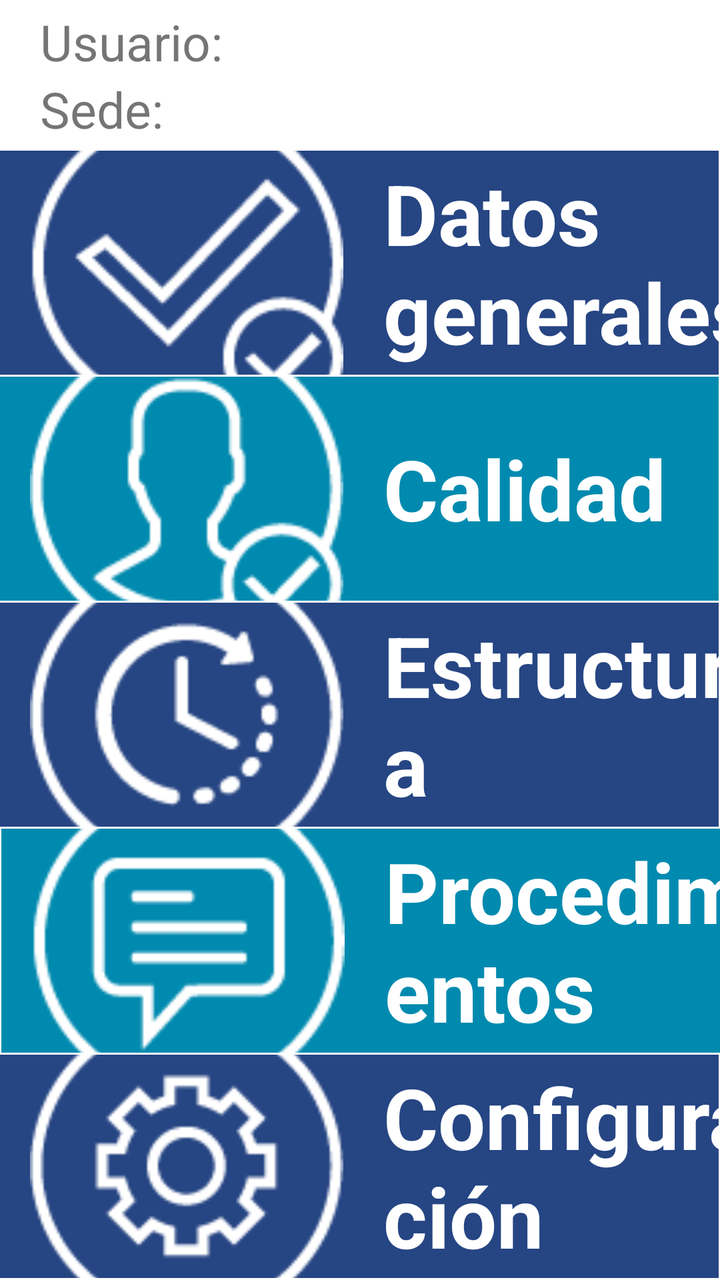
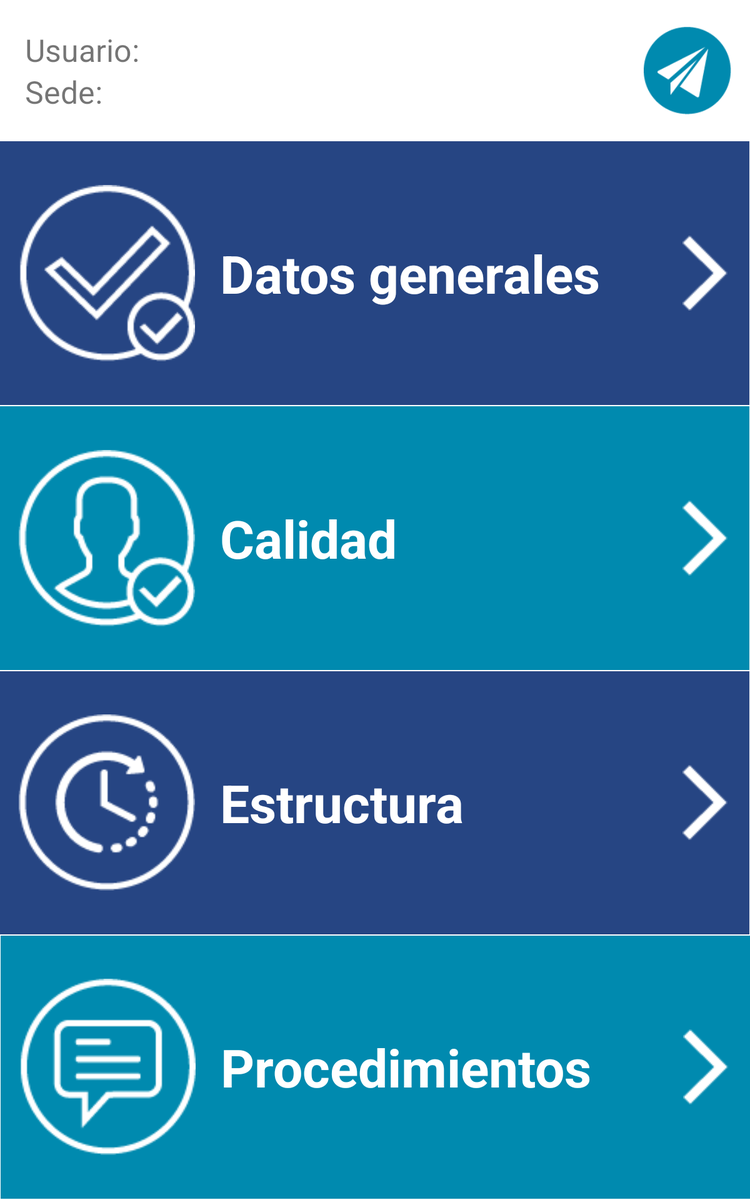

An Android layout and its configuration variant, each rendered on a device that would load it. The default file and the variant file are quoted in full after the pictures.
<!-- AndroidManifest.xml: application theme Theme.Calidad -->
<!-- res/layout/dashboard.xml -->
<?xml version="1.0" encoding="utf-8"?>
<LinearLayout xmlns:android="http://schemas.android.com/apk/res/android"
    android:orientation="vertical"
    android:layout_width="match_parent"
    android:layout_height="match_parent"
    android:background="#ffffff"
    android:id="@+id/home">

    <LinearLayout
        android:layout_width="match_parent"
        android:layout_height="match_parent"
        android:orientation="vertical"
        android:gravity="center"
        android:layout_weight="9">

        <TextView
            android:id="@+id/text_usuario"
            android:layout_marginStart="20dp"
            android:layout_marginEnd="20dp"
            android:layout_width="match_parent"
            android:layout_height="wrap_content"
            android:textSize="25sp"
            android:text="@string/usuario_cabecera"/>

        <TextView
            android:id="@+id/text_sede"
            android:layout_marginStart="20dp"
            android:layout_marginEnd="20dp"
            android:layout_width="match_parent"
            android:layout_height="wrap_content"
            android:textSize="25sp"
            android:text="@string/sede_cabecera"/>

    </LinearLayout>

    <LinearLayout
        android:layout_width="match_parent"
        android:layout_height="match_parent"
        android:layout_weight="1.2"
        android:orientation="vertical">


        <LinearLayout
            android:id="@+id/datos_generales"
            android:layout_width="match_parent"
            android:layout_height="match_parent"
            android:layout_marginBottom="1dp"
            android:layout_marginRight="0.5dp"
            android:layout_weight="1"
            android:background="@drawable/borde15"
            android:clickable="true"
            android:focusable="true"
            android:orientation="horizontal">

            <ImageView
                android:layout_width="195dp"
                android:layout_height="195dp"
                android:layout_gravity="center"
                android:layout_margin="15dp"
                android:layout_weight="1.2"
                android:src="@drawable/registrotrabajo" />

            <TextView
                android:id="@+id/textView1"
                android:layout_width="match_parent"
                android:layout_height="match_parent"
                android:layout_gravity="center"
                android:layout_marginLeft="5dp"
                android:layout_weight="5"
                android:gravity="left|center"
                android:text="@string/datos_generales"
                android:textAllCaps="false"
                android:textColor="#FFFFFF"
                android:textSize="42sp"
                android:textStyle="bold"/>

            <LinearLayout
                android:layout_width="match_parent"
                android:layout_height="match_parent"
                android:layout_weight="12">
                <ImageView
                    android:layout_width="40dp"
                    android:layout_height="60dp"
                    android:layout_gravity="center"
                    android:src="@drawable/flechamenu" />
            </LinearLayout>
        </LinearLayout>

        <LinearLayout
            android:id="@+id/calidad"
            android:layout_width="match_parent"
            android:layout_height="match_parent"
            android:layout_marginBottom="1dp"
            android:layout_marginRight="0.5dp"
            android:layout_weight="1"
            android:background="@drawable/borde4"
            android:clickable="true"
            android:focusable="true"
            android:orientation="horizontal">

            <ImageView
                android:layout_width="195dp"
                android:layout_height="195dp"
                android:layout_gravity="center"
                android:layout_margin="15dp"
                android:layout_weight="1.2"
                android:src="@drawable/iconopresencia" />

            <TextView
                android:id="@+id/registropresenciatext"
                android:layout_width="match_parent"
                android:layout_height="match_parent"
                android:layout_gravity="center"
                android:layout_marginLeft="5dp"
                android:layout_weight="5"
                android:gravity="left|center"
                android:text="@string/calidad"
                android:textAllCaps="false"
                android:textColor="#FFFFFF"
                android:textSize="42sp"
                android:textStyle="bold"/>

            <LinearLayout
                android:layout_width="match_parent"
                android:layout_height="match_parent"
                android:layout_weight="12"
                android:layout_gravity="center">
                <ImageView
                    android:layout_width="40dp"
                    android:layout_height="60dp"
                    android:layout_gravity="center"
                    android:src="@drawable/flechamenu" />
            </LinearLayout>
        </LinearLayout>


        <LinearLayout
            android:id="@+id/estructura"
            android:layout_width="match_parent"
            android:layout_height="match_parent"
            android:layout_marginBottom="1dp"
            android:layout_marginRight="0.5dp"
            android:layout_weight="1"
            android:background="@drawable/borde15"
            android:clickable="true"
            android:focusable="true"
            android:orientation="horizontal">

            <ImageView
                android:id="@+id/image_estructura"
                android:layout_width="195dp"
                android:layout_height="195dp"
                android:layout_gravity="center"
                android:layout_margin="15dp"
                android:layout_weight="1.2"
                android:src="@drawable/jornadatrabajo" />

            <TextView
                android:id="@+id/textView3"
                android:layout_width="match_parent"
                android:layout_height="match_parent"
                android:layout_gravity="center"
                android:layout_marginLeft="5dp"
                android:layout_weight="5"
                android:gravity="left|center"
                android:text="@string/estructura"
                android:textAllCaps="false"
                android:textColor="#FFFFFF"
                android:textSize="42sp"
                android:textStyle="bold"/>

            <LinearLayout
                android:layout_width="match_parent"
                android:layout_height="match_parent"
                android:layout_weight="12">
                <ImageView
                    android:layout_width="40dp"
                    android:layout_height="60dp"
                    android:layout_gravity="center"
                    android:src="@drawable/flechamenu" />
            </LinearLayout>
        </LinearLayout>

        <LinearLayout
            android:id="@+id/procedimiento"
            android:layout_width="match_parent"
            android:layout_height="match_parent"
            android:layout_marginBottom="1dp"
            android:layout_marginLeft="0.5dp"
            android:layout_weight="1"
            android:background="@drawable/borde4"
            android:clickable="true"
            android:focusable="true"
            android:orientation="horizontal">

            <ImageView
                android:id="@+id/image_procedimiento"
                android:layout_width="195dp"
                android:layout_height="195dp"
                android:layout_gravity="center"
                android:layout_margin="15dp"
                android:layout_weight="1.2"
                android:src="@drawable/comunicacion" />

            <TextView
                android:id="@+id/comunicacion"
                android:layout_width="match_parent"
                android:layout_height="match_parent"
                android:layout_gravity="center"
                android:layout_marginLeft="5dp"
                android:layout_weight="5"
                android:gravity="left|center"
                android:text="@string/procedimientos"
                android:textAllCaps="false"
                android:textColor="#FFFFFF"
                android:textSize="42sp"
                android:textStyle="bold"/>

            <LinearLayout
                android:layout_width="match_parent"
                android:layout_height="match_parent"
                android:layout_weight="12">
                <ImageView
                    android:layout_width="40dp"
                    android:layout_height="60dp"
                    android:layout_gravity="center"
                    android:src="@drawable/flechamenu" />
            </LinearLayout>
        </LinearLayout>

        <LinearLayout
            android:id="@+id/configurar"
            android:layout_width="match_parent"
            android:layout_height="match_parent"
            android:layout_marginBottom="1dp"
            android:layout_marginRight="0.5dp"
            android:layout_weight="1"
            android:background="@drawable/borde15"
            android:clickable="true"
            android:focusable="true"
            android:orientation="horizontal">

            <ImageView
                android:id="@+id/imageView4"
                android:layout_width="195dp"
                android:layout_height="195dp"
                android:layout_gravity="center"
                android:layout_margin="15dp"
                android:layout_weight="1.2"
                android:src="@drawable/configuracion" />

            <TextView
                android:id="@+id/configuracion"
                android:layout_width="match_parent"
                android:layout_height="match_parent"
                android:layout_gravity="center"
                android:layout_marginLeft="5dp"
                android:layout_weight="5"
                android:gravity="left|center"
                android:text="@string/configuracion"
                android:textAllCaps="false"
                android:textColor="#FFFFFF"
                android:textSize="42sp"
                android:textStyle="bold"/>

            <LinearLayout
                android:layout_width="match_parent"
                android:layout_height="match_parent"
                android:layout_weight="12">
                <ImageView
                    android:layout_width="40dp"
                    android:layout_height="60dp"
                    android:layout_gravity="center"
                    android:src="@drawable/flechamenu" />
            </LinearLayout>
        </LinearLayout>

    </LinearLayout>


</LinearLayout>
<!-- resources referenced by this layout -->
<resources>
  <!-- drawable borde15 (drawable) -->
  <?xml version="1.0" encoding="utf-8"?>
  <shape
      xmlns:android="http://schemas.android.com/apk/res/android"
      android:shape="rectangle">
  
      
      <solid
          android:color="#264583" >
      </solid>
  
  
  
      
      <stroke
          android:width="0dp">
      </stroke>
  
      
      <corners
          android:radius="0dp"   >
      </corners>
  
  
  
  </shape>
  <!-- drawable borde4 (drawable) -->
  <?xml version="1.0" encoding="utf-8"?>
  <shape
      xmlns:android="http://schemas.android.com/apk/res/android"
      android:shape="rectangle">
  
      
      <solid
          android:color="#008AAF" >
      </solid>
  
  
  
      
      <stroke
          android:width="0dp">
      </stroke>
  
      
      <corners
          android:radius="0dp"   >
      </corners>
  
  
  </shape>
  <!-- drawable comunicacion: png bitmap (drawable, 2328 bytes) -->
  <!-- drawable configuracion: png bitmap (drawable, 2816 bytes) -->
  <!-- drawable flechamenu: png bitmap (drawable, 349 bytes) -->
  <!-- drawable iconopresencia: png bitmap (drawable, 2809 bytes) -->
  <!-- drawable jornadatrabajo: png bitmap (drawable, 2686 bytes) -->
  <!-- drawable registrotrabajo: png bitmap (drawable, 2544 bytes) -->
  <string name="calidad">Calidad</string>
  <string name="configuracion">Configuración</string>
  <string name="datos_generales">Datos generales</string>
  <string name="estructura">Estructura</string>
  <string name="procedimientos">Procedimientos</string>
  <string name="sede_cabecera">Sede:</string>
  <string name="usuario_cabecera">Usuario:</string>
  <style name="Theme.Calidad" parent="Theme.MaterialComponents.DayNight.DarkActionBar">
          
          <item name="colorPrimary">@color/purple_500</item>
          <item name="colorPrimaryVariant">@color/purple_700</item>
          <item name="colorOnPrimary">@color/white</item>
          
          <item name="colorSecondary">@color/teal_200</item>
          <item name="colorSecondaryVariant">@color/teal_700</item>
          <item name="colorOnSecondary">@color/black</item>
          
          <item name="android:statusBarColor" tools:targetApi="l">?attr/colorPrimaryVariant</item>
          
      </style>
  <color name="purple_500">#FF6200EE</color>
  <color name="purple_700">#FF3700B3</color>
  <color name="white">#FFFFFFFF</color>
  <color name="teal_200">#FF03DAC5</color>
  <color name="teal_700">#FF018786</color>
  <color name="black">#FF000000</color>
</resources>
<!-- res/layout-sw600dp/dashboard.xml (the repository's variant of the layout above) -->
<!-- drawn on a 7-inch tablet held upright -->
<?xml version="1.0" encoding="utf-8"?>
<LinearLayout xmlns:android="http://schemas.android.com/apk/res/android"
    android:orientation="vertical"
    android:layout_width="match_parent"
    android:layout_height="match_parent"
    android:background="#ffffff"
    android:id="@+id/home">

    <LinearLayout
        android:layout_width="match_parent"
        android:layout_height="match_parent"
        android:orientation="horizontal"
        android:gravity="center"
        android:layout_weight="9">

        <LinearLayout
            android:layout_width="match_parent"
            android:layout_height="match_parent"
            android:orientation="vertical"
            android:gravity="center"
            android:layout_weight="1">

            <TextView
                android:id="@+id/text_usuario"
                android:layout_marginStart="20dp"
                android:layout_marginEnd="20dp"
                android:layout_width="match_parent"
                android:layout_height="wrap_content"
                android:textSize="25sp"
                android:text="@string/usuario_cabecera"/>

            <TextView
                android:id="@+id/text_sede"
                android:layout_marginStart="20dp"
                android:layout_marginEnd="20dp"
                android:layout_width="match_parent"
                android:layout_height="wrap_content"
                android:textSize="25sp"
                android:text="@string/sede_cabecera"/>


        </LinearLayout>

        <LinearLayout
            android:id="@+id/linear_img_envio"
            android:layout_width="100dp"
            android:layout_height="match_parent"
            android:orientation="vertical"
            android:gravity="center">

            <ImageView
                android:id="@+id/image_enviar_info"
                android:layout_width="70dp"
                android:layout_height="match_parent"
                android:layout_gravity="center"
                android:layout_margin="10dp"
                android:layout_weight="1.2"
                android:src="@drawable/enviarcomunica_azul" />

        </LinearLayout>


    </LinearLayout>

    <LinearLayout
        android:layout_width="match_parent"
        android:layout_height="match_parent"
        android:layout_weight="1.2"
        android:orientation="vertical">


        <LinearLayout
            android:id="@+id/datos_generales"
            android:layout_width="match_parent"
            android:layout_height="match_parent"
            android:layout_marginBottom="1dp"
            android:layout_marginRight="0.5dp"
            android:layout_weight="1"
            android:background="@drawable/borde15"
            android:clickable="true"
            android:focusable="true"
            android:orientation="horizontal">

            <ImageView
                android:id="@+id/image_datos_generales"
                android:layout_width="195dp"
                android:layout_height="195dp"
                android:layout_gravity="center"
                android:layout_margin="15dp"
                android:layout_weight="1.2"
                android:src="@drawable/registrotrabajo" />

            <TextView
                android:id="@+id/textView1"
                android:layout_width="match_parent"
                android:layout_height="match_parent"
                android:layout_gravity="center"
                android:layout_marginLeft="5dp"
                android:layout_weight="5"
                android:gravity="left|center"
                android:text="@string/datos_generales"
                android:textAllCaps="false"
                android:textColor="#FFFFFF"
                android:textSize="42sp"
                android:textStyle="bold"/>

            <LinearLayout
                android:layout_width="match_parent"
                android:layout_height="match_parent"
                android:layout_weight="12">
                <ImageView
                    android:layout_width="40dp"
                    android:layout_height="60dp"
                    android:layout_gravity="center"
                    android:src="@drawable/flechamenu" />
            </LinearLayout>
        </LinearLayout>

        <LinearLayout
            android:id="@+id/calidad"
            android:layout_width="match_parent"
            android:layout_height="match_parent"
            android:layout_marginBottom="1dp"
            android:layout_marginRight="0.5dp"
            android:layout_weight="1"
            android:background="@drawable/borde4"
            android:clickable="true"
            android:focusable="true"
            android:orientation="horizontal">

            <ImageView
                android:id="@+id/image_calidad"
                android:layout_width="195dp"
                android:layout_height="195dp"
                android:layout_gravity="center"
                android:layout_margin="15dp"
                android:layout_weight="1.2"
                android:src="@drawable/iconopresencia" />

            <TextView
                android:id="@+id/registropresenciatext"
                android:layout_width="match_parent"
                android:layout_height="match_parent"
                android:layout_gravity="center"
                android:layout_marginLeft="5dp"
                android:layout_weight="5"
                android:gravity="left|center"
                android:text="@string/calidad"
                android:textAllCaps="false"
                android:textColor="#FFFFFF"
                android:textSize="42sp"
                android:textStyle="bold"/>

            <LinearLayout
                android:layout_width="match_parent"
                android:layout_height="match_parent"
                android:layout_weight="12"
                android:layout_gravity="center">
                <ImageView
                    android:layout_width="40dp"
                    android:layout_height="60dp"
                    android:layout_gravity="center"
                    android:src="@drawable/flechamenu" />
            </LinearLayout>
        </LinearLayout>


        <LinearLayout
            android:id="@+id/estructura"
            android:layout_width="match_parent"
            android:layout_height="match_parent"
            android:layout_marginBottom="1dp"
            android:layout_marginRight="0.5dp"
            android:layout_weight="1"
            android:background="@drawable/borde15"
            android:clickable="true"
            android:focusable="true"
            android:orientation="horizontal">

            <ImageView
                android:id="@+id/image_estructura"
                android:layout_width="195dp"
                android:layout_height="195dp"
                android:layout_gravity="center"
                android:layout_margin="15dp"
                android:layout_weight="1.2"
                android:src="@drawable/jornadatrabajo" />

            <TextView
                android:id="@+id/textView3"
                android:layout_width="match_parent"
                android:layout_height="match_parent"
                android:layout_gravity="center"
                android:layout_marginLeft="5dp"
                android:layout_weight="5"
                android:gravity="left|center"
                android:text="@string/estructura"
                android:textAllCaps="false"
                android:textColor="#FFFFFF"
                android:textSize="42sp"
                android:textStyle="bold"/>

            <LinearLayout
                android:layout_width="match_parent"
                android:layout_height="match_parent"
                android:layout_weight="12">
                <ImageView
                    android:layout_width="40dp"
                    android:layout_height="60dp"
                    android:layout_gravity="center"
                    android:src="@drawable/flechamenu" />
            </LinearLayout>
        </LinearLayout>

        <LinearLayout
            android:id="@+id/procedimiento"
            android:layout_width="match_parent"
            android:layout_height="match_parent"
            android:layout_marginBottom="1dp"
            android:layout_marginLeft="0.5dp"
            android:layout_weight="1"
            android:background="@drawable/borde4"
            android:clickable="true"
            android:focusable="true"
            android:orientation="horizontal">

            <ImageView
                android:id="@+id/image_procedimiento"
                android:layout_width="195dp"
                android:layout_height="195dp"
                android:layout_gravity="center"
                android:layout_margin="15dp"
                android:layout_weight="1.2"
                android:src="@drawable/comunicacion" />

            <TextView
                android:id="@+id/comunicacion"
                android:layout_width="match_parent"
                android:layout_height="match_parent"
                android:layout_gravity="center"
                android:layout_marginLeft="5dp"
                android:layout_weight="5"
                android:gravity="left|center"
                android:text="@string/procedimientos"
                android:textAllCaps="false"
                android:textColor="#FFFFFF"
                android:textSize="42sp"
                android:textStyle="bold"/>

            <LinearLayout
                android:layout_width="match_parent"
                android:layout_height="match_parent"
                android:layout_weight="12">
                <ImageView
                    android:layout_width="40dp"
                    android:layout_height="60dp"
                    android:layout_gravity="center"
                    android:src="@drawable/flechamenu" />
            </LinearLayout>
        </LinearLayout>

        <LinearLayout
            android:id="@+id/configurar"
            android:layout_width="match_parent"
            android:layout_height="match_parent"
            android:layout_marginBottom="1dp"
            android:layout_marginRight="0.5dp"
            android:layout_weight="1"
            android:background="@drawable/borde15"
            android:clickable="true"
            android:focusable="true"
            android:orientation="horizontal"
            android:visibility="gone">

            <ImageView
                android:id="@+id/imageView4"
                android:layout_width="195dp"
                android:layout_height="195dp"
                android:layout_gravity="center"
                android:layout_margin="15dp"
                android:layout_weight="1.2"
                android:src="@drawable/configuracion" />

            <TextView
                android:id="@+id/configuracion"
                android:layout_width="match_parent"
                android:layout_height="match_parent"
                android:layout_gravity="center"
                android:layout_marginLeft="5dp"
                android:layout_weight="5"
                android:gravity="left|center"
                android:text="@string/configuracion"
                android:textAllCaps="false"
                android:textColor="#FFFFFF"
                android:textSize="42sp"
                android:textStyle="bold"/>

            <LinearLayout
                android:layout_width="match_parent"
                android:layout_height="match_parent"
                android:layout_weight="12">
                <ImageView
                    android:layout_width="40dp"
                    android:layout_height="60dp"
                    android:layout_gravity="center"
                    android:src="@drawable/flechamenu" />
            </LinearLayout>
        </LinearLayout>

    </LinearLayout>


</LinearLayout>
<!-- resources referenced by the variant -->
<!-- as a 7-inch tablet held upright resolves them -->
<resources>
  <!-- drawable borde15 (drawable) -->
  <?xml version="1.0" encoding="utf-8"?>
  <shape
      xmlns:android="http://schemas.android.com/apk/res/android"
      android:shape="rectangle">
  
      
      <solid
          android:color="#264583" >
      </solid>
  
  
  
      
      <stroke
          android:width="0dp">
      </stroke>
  
      
      <corners
          android:radius="0dp"   >
      </corners>
  
  
  
  </shape>
  <!-- drawable borde4 (drawable) -->
  <?xml version="1.0" encoding="utf-8"?>
  <shape
      xmlns:android="http://schemas.android.com/apk/res/android"
      android:shape="rectangle">
  
      
      <solid
          android:color="#008AAF" >
      </solid>
  
  
  
      
      <stroke
          android:width="0dp">
      </stroke>
  
      
      <corners
          android:radius="0dp"   >
      </corners>
  
  
  </shape>
  <!-- drawable comunicacion: png bitmap (drawable, 2328 bytes) -->
  <!-- drawable configuracion: png bitmap (drawable, 2816 bytes) -->
  <!-- drawable enviarcomunica_azul: png bitmap (drawable, 2383 bytes) -->
  <!-- drawable flechamenu: png bitmap (drawable, 349 bytes) -->
  <!-- drawable iconopresencia: png bitmap (drawable, 2809 bytes) -->
  <!-- drawable jornadatrabajo: png bitmap (drawable, 2686 bytes) -->
  <!-- drawable registrotrabajo: png bitmap (drawable, 2544 bytes) -->
  <string name="calidad">Calidad</string>
  <string name="configuracion">Configuración</string>
  <string name="datos_generales">Datos generales</string>
  <string name="estructura">Estructura</string>
  <string name="procedimientos">Procedimientos</string>
  <string name="sede_cabecera">Sede:</string>
  <string name="usuario_cabecera">Usuario:</string>
  <style name="Theme.Calidad" parent="Theme.MaterialComponents.DayNight.DarkActionBar">
          
          <item name="colorPrimary">@color/purple_500</item>
          <item name="colorPrimaryVariant">@color/purple_700</item>
          <item name="colorOnPrimary">@color/white</item>
          
          <item name="colorSecondary">@color/teal_200</item>
          <item name="colorSecondaryVariant">@color/teal_700</item>
          <item name="colorOnSecondary">@color/black</item>
          
          <item name="android:statusBarColor" tools:targetApi="l">?attr/colorPrimaryVariant</item>
          
      </style>
  <color name="purple_500">#FF6200EE</color>
  <color name="purple_700">#FF3700B3</color>
  <color name="white">#FFFFFFFF</color>
  <color name="teal_200">#FF03DAC5</color>
  <color name="teal_700">#FF018786</color>
  <color name="black">#FF000000</color>
</resources>
